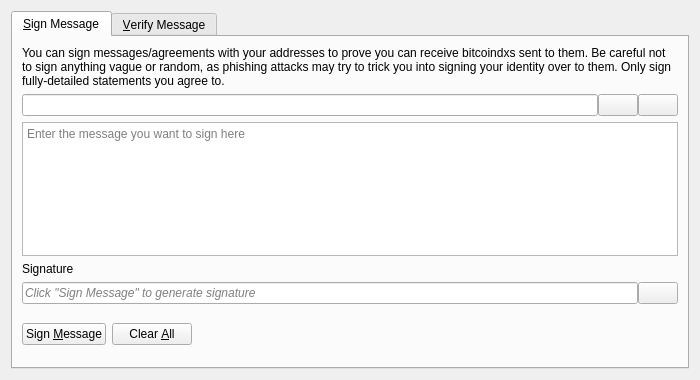
<?xml version="1.0" encoding="UTF-8"?>
<ui version="4.0">
 <class>SignVerifyMessageDialog</class>
 <widget class="QDialog" name="SignVerifyMessageDialog">
  <property name="geometry">
   <rect>
    <x>0</x>
    <y>0</y>
    <width>700</width>
    <height>380</height>
   </rect>
  </property>
  <property name="windowTitle">
   <string>Signatures - Sign / Verify a Message</string>
  </property>
  <property name="modal">
   <bool>true</bool>
  </property>
  <layout class="QVBoxLayout" name="verticalLayout">
   <item>
    <widget class="QTabWidget" name="tabWidget">
     <property name="currentIndex">
      <number>0</number>
     </property>
     <widget class="QWidget" name="tabSignMessage">
      <attribute name="title">
       <string>&amp;Sign Message</string>
      </attribute>
      <layout class="QVBoxLayout" name="verticalLayout_SM">
       <item>
        <widget class="QLabel" name="infoLabel_SM">
         <property name="text">
          <string>You can sign messages/agreements with your addresses to prove you can receive bitcoindxs sent to them. Be careful not to sign anything vague or random, as phishing attacks may try to trick you into signing your identity over to them. Only sign fully-detailed statements you agree to.</string>
         </property>
         <property name="textFormat">
          <enum>Qt::PlainText</enum>
         </property>
         <property name="wordWrap">
          <bool>true</bool>
         </property>
        </widget>
       </item>
       <item>
        <layout class="QHBoxLayout" name="horizontalLayout_1_SM">
         <property name="spacing">
          <number>0</number>
         </property>
         <item>
          <widget class="QValidatedLineEdit" name="addressIn_SM">
           <property name="toolTip">
            <string>The BitcoinDX address to sign the message with</string>
           </property>
          </widget>
         </item>
         <item>
          <widget class="QPushButton" name="addressBookButton_SM">
           <property name="toolTip">
            <string>Choose previously used address</string>
           </property>
           <property name="text">
            <string/>
           </property>
           <property name="icon">
            <iconset resource="../bitcoindx.qrc">
             <normaloff>:/icons/address-book</normaloff>:/icons/address-book</iconset>
           </property>
           <property name="shortcut">
            <string>Alt+A</string>
           </property>
           <property name="autoDefault">
            <bool>false</bool>
           </property>
          </widget>
         </item>
         <item>
          <widget class="QPushButton" name="pasteButton_SM">
           <property name="toolTip">
            <string>Paste address from clipboard</string>
           </property>
           <property name="text">
            <string/>
           </property>
           <property name="icon">
            <iconset resource="../bitcoindx.qrc">
             <normaloff>:/icons/editpaste</normaloff>:/icons/editpaste</iconset>
           </property>
           <property name="shortcut">
            <string>Alt+P</string>
           </property>
           <property name="autoDefault">
            <bool>false</bool>
           </property>
          </widget>
         </item>
        </layout>
       </item>
       <item>
        <widget class="QPlainTextEdit" name="messageIn_SM">
         <property name="toolTip">
          <string>Enter the message you want to sign here</string>
         </property>
         <property name="placeholderText">
          <string>Enter the message you want to sign here</string>
         </property>
        </widget>
       </item>
       <item>
        <widget class="QLabel" name="signatureLabel_SM">
         <property name="text">
          <string>Signature</string>
         </property>
         <property name="textFormat">
          <enum>Qt::PlainText</enum>
         </property>
        </widget>
       </item>
       <item>
        <layout class="QHBoxLayout" name="horizontalLayout_2_SM">
         <property name="spacing">
          <number>0</number>
         </property>
         <item>
          <widget class="QLineEdit" name="signatureOut_SM">
           <property name="placeholderText">
            <string>Click "Sign Message" to generate signature</string>
           </property>
           <property name="font">
            <font>
             <italic>true</italic>
            </font>
           </property>
           <property name="readOnly">
            <bool>true</bool>
           </property>
          </widget>
         </item>
         <item>
          <widget class="QPushButton" name="copySignatureButton_SM">
           <property name="toolTip">
            <string>Copy the current signature to the system clipboard</string>
           </property>
           <property name="text">
            <string/>
           </property>
           <property name="icon">
            <iconset resource="../bitcoindx.qrc">
             <normaloff>:/icons/editcopy</normaloff>:/icons/editcopy</iconset>
           </property>
           <property name="autoDefault">
            <bool>false</bool>
           </property>
          </widget>
         </item>
        </layout>
       </item>
       <item>
        <layout class="QHBoxLayout" name="horizontalLayout_3_SM">
         <item>
          <widget class="QPushButton" name="signMessageButton_SM">
           <property name="toolTip">
            <string>Sign the message to prove you own this BitcoinDX address</string>
           </property>
           <property name="text">
            <string>Sign &amp;Message</string>
           </property>
           <property name="icon">
            <iconset resource="../bitcoindx.qrc">
             <normaloff>:/icons/edit</normaloff>:/icons/edit</iconset>
           </property>
           <property name="autoDefault">
            <bool>false</bool>
           </property>
          </widget>
         </item>
         <item>
          <widget class="QPushButton" name="clearButton_SM">
           <property name="toolTip">
            <string>Reset all sign message fields</string>
           </property>
           <property name="text">
            <string>Clear &amp;All</string>
           </property>
           <property name="icon">
            <iconset resource="../bitcoindx.qrc">
             <normaloff>:/icons/remove</normaloff>:/icons/remove</iconset>
           </property>
           <property name="autoDefault">
            <bool>false</bool>
           </property>
          </widget>
         </item>
         <item>
          <spacer name="horizontalSpacer_1_SM">
           <property name="orientation">
            <enum>Qt::Horizontal</enum>
           </property>
           <property name="sizeHint" stdset="0">
            <size>
             <width>40</width>
             <height>48</height>
            </size>
           </property>
          </spacer>
         </item>
         <item>
          <widget class="QLabel" name="statusLabel_SM">
           <property name="font">
            <font>
             <weight>75</weight>
             <bold>true</bold>
            </font>
           </property>
           <property name="text">
            <string/>
           </property>
           <property name="wordWrap">
            <bool>true</bool>
           </property>
          </widget>
         </item>
         <item>
          <spacer name="horizontalSpacer_2_SM">
           <property name="orientation">
            <enum>Qt::Horizontal</enum>
           </property>
           <property name="sizeHint" stdset="0">
            <size>
             <width>40</width>
             <height>48</height>
            </size>
           </property>
          </spacer>
         </item>
        </layout>
       </item>
      </layout>
     </widget>
     <widget class="QWidget" name="tabVerifyMessage">
      <attribute name="title">
       <string>&amp;Verify Message</string>
      </attribute>
      <layout class="QVBoxLayout" name="verticalLayout_VM">
       <item>
        <widget class="QLabel" name="infoLabel_VM">
         <property name="text">
          <string>Enter the receiver's address, message (ensure you copy line breaks, spaces, tabs, etc. exactly) and signature below to verify the message. Be careful not to read more into the signature than what is in the signed message itself, to avoid being tricked by a man-in-the-middle attack. Note that this only proves the signing party receives with the address, it cannot prove sendership of any transaction!</string>
         </property>
         <property name="textFormat">
          <enum>Qt::PlainText</enum>
         </property>
         <property name="alignment">
          <set>Qt::AlignLeading|Qt::AlignLeft|Qt::AlignTop</set>
         </property>
         <property name="wordWrap">
          <bool>true</bool>
         </property>
        </widget>
       </item>
       <item>
        <layout class="QHBoxLayout" name="horizontalLayout_1_VM">
         <property name="spacing">
          <number>0</number>
         </property>
         <item>
          <widget class="QValidatedLineEdit" name="addressIn_VM">
           <property name="toolTip">
            <string>The BitcoinDX address the message was signed with</string>
           </property>
          </widget>
         </item>
         <item>
          <widget class="QPushButton" name="addressBookButton_VM">
           <property name="toolTip">
            <string>Choose previously used address</string>
           </property>
           <property name="text">
            <string/>
           </property>
           <property name="icon">
            <iconset resource="../bitcoindx.qrc">
             <normaloff>:/icons/address-book</normaloff>:/icons/address-book</iconset>
           </property>
           <property name="shortcut">
            <string>Alt+A</string>
           </property>
           <property name="autoDefault">
            <bool>false</bool>
           </property>
          </widget>
         </item>
        </layout>
       </item>
       <item>
        <widget class="QPlainTextEdit" name="messageIn_VM">
          <property name="toolTip">
            <string>The signed message to verify</string>
          </property>
          <property name="placeholderText">
            <string>The signed message to verify</string>
          </property>
        </widget>
       </item>
       <item>
        <widget class="QValidatedLineEdit" name="signatureIn_VM">
          <property name="toolTip">
            <string>The signature given when the message was signed</string>
          </property>
          <property name="placeholderText">
            <string>The signature given when the message was signed</string>
          </property>
        </widget>
       </item>
       <item>
        <layout class="QHBoxLayout" name="horizontalLayout_2_VM">
         <item>
          <widget class="QPushButton" name="verifyMessageButton_VM">
           <property name="toolTip">
            <string>Verify the message to ensure it was signed with the specified BitcoinDX address</string>
           </property>
           <property name="text">
            <string>Verify &amp;Message</string>
           </property>
           <property name="icon">
            <iconset resource="../bitcoindx.qrc">
             <normaloff>:/icons/transaction_0</normaloff>:/icons/transaction_0</iconset>
           </property>
           <property name="autoDefault">
            <bool>false</bool>
           </property>
          </widget>
         </item>
         <item>
          <widget class="QPushButton" name="clearButton_VM">
           <property name="toolTip">
            <string>Reset all verify message fields</string>
           </property>
           <property name="text">
            <string>Clear &amp;All</string>
           </property>
           <property name="icon">
            <iconset resource="../bitcoindx.qrc">
             <normaloff>:/icons/remove</normaloff>:/icons/remove</iconset>
           </property>
           <property name="autoDefault">
            <bool>false</bool>
           </property>
          </widget>
         </item>
         <item>
          <spacer name="horizontalSpacer_1_VM">
           <property name="orientation">
            <enum>Qt::Horizontal</enum>
           </property>
           <property name="sizeHint" stdset="0">
            <size>
             <width>40</width>
             <height>48</height>
            </size>
           </property>
          </spacer>
         </item>
         <item>
          <widget class="QLabel" name="statusLabel_VM">
           <property name="font">
            <font>
             <weight>75</weight>
             <bold>true</bold>
            </font>
           </property>
           <property name="text">
            <string/>
           </property>
           <property name="wordWrap">
            <bool>true</bool>
           </property>
          </widget>
         </item>
         <item>
          <spacer name="horizontalSpacer_2_VM">
           <property name="orientation">
            <enum>Qt::Horizontal</enum>
           </property>
           <property name="sizeHint" stdset="0">
            <size>
             <width>40</width>
             <height>48</height>
            </size>
           </property>
          </spacer>
         </item>
        </layout>
       </item>
      </layout>
     </widget>
    </widget>
   </item>
  </layout>
 </widget>
 <customwidgets>
  <customwidget>
   <class>QValidatedLineEdit</class>
   <extends>QLineEdit</extends>
   <header>qt/qvalidatedlineedit.h</header>
  </customwidget>
 </customwidgets>
 <resources>
  <include location="../bitcoindx.qrc"/>
 </resources>
 <connections/>
</ui>
